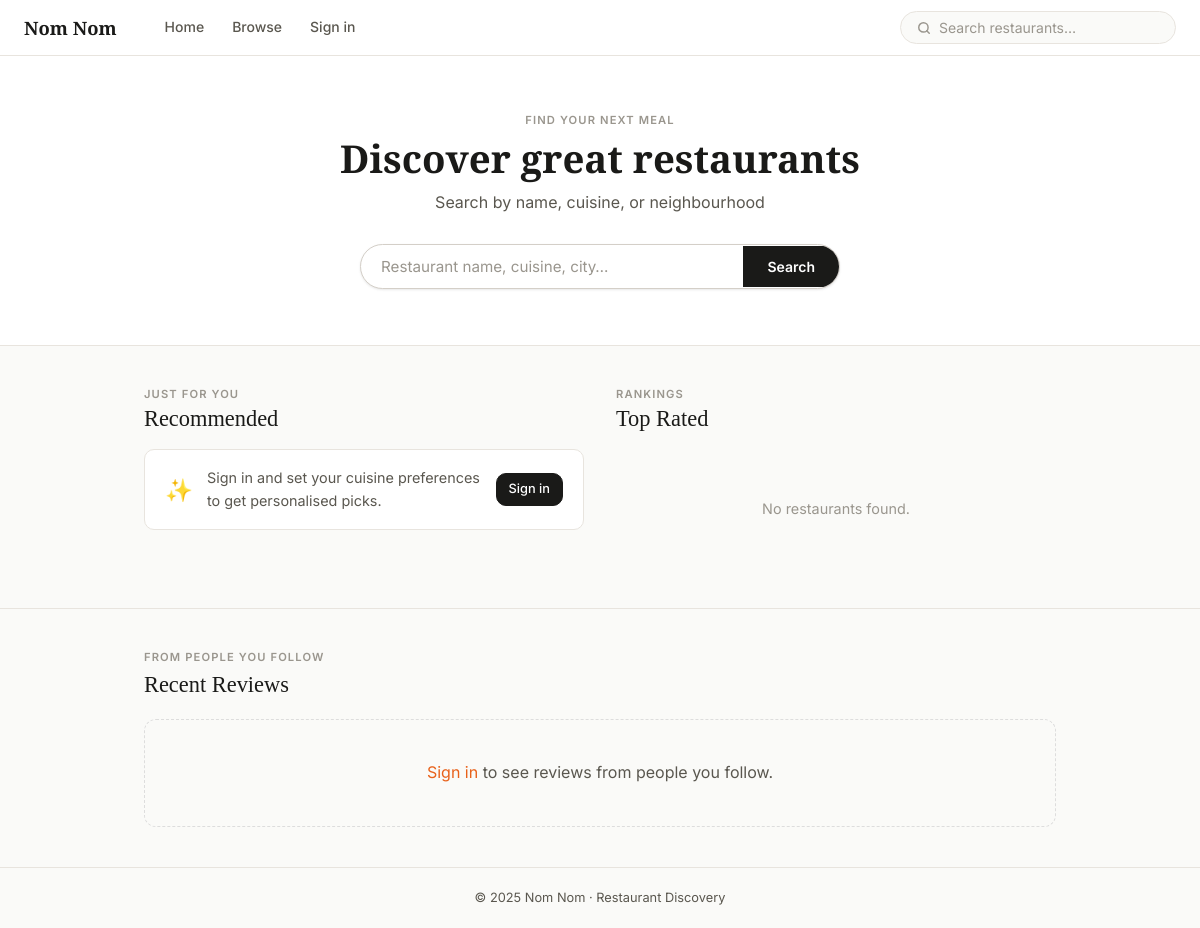
Before: / with the older database file.
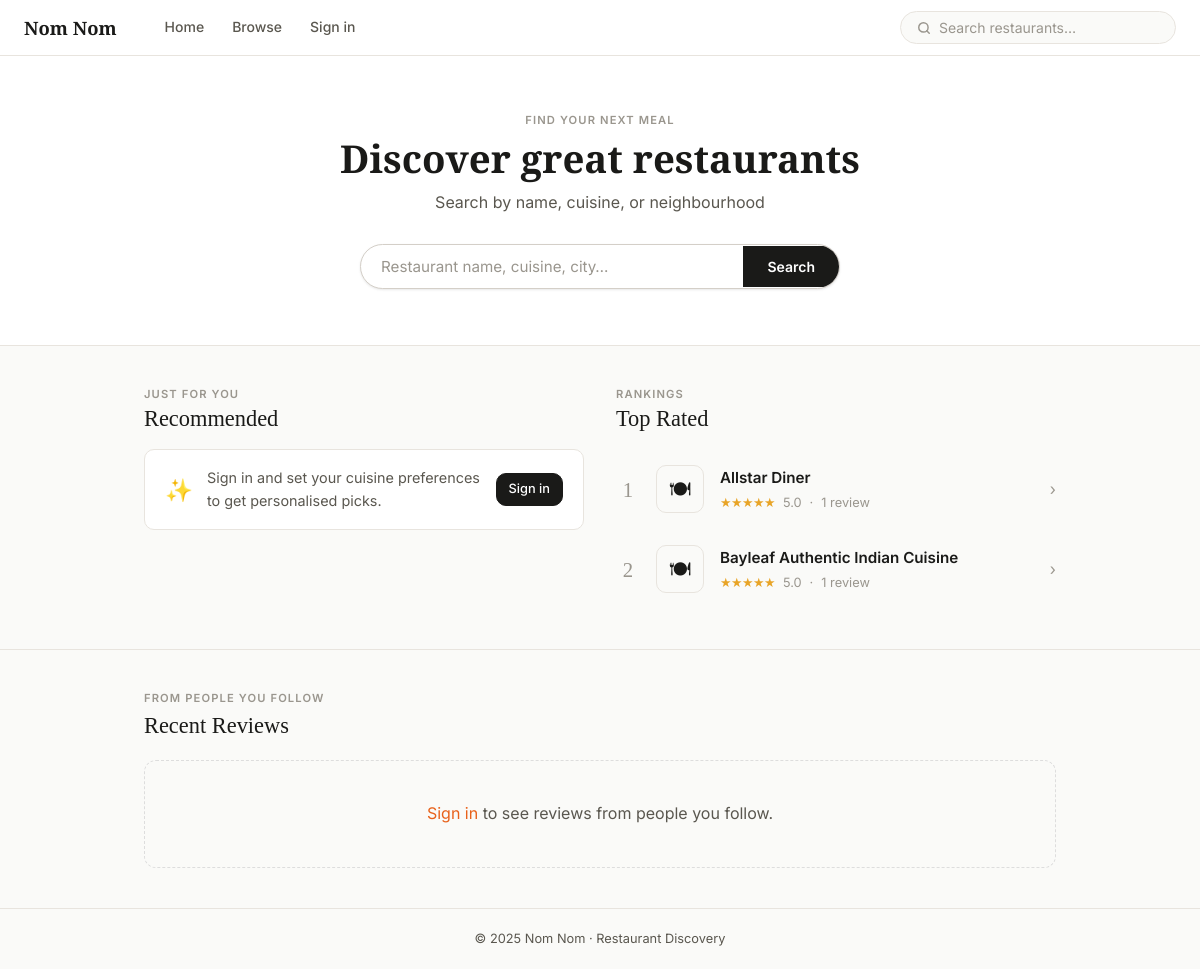
After: the same page with the newer database file.
### tables this page shows
CREATE TABLE restaurants (
    restaurant_id INTEGER PRIMARY KEY AUTOINCREMENT,
    name TEXT NOT NULL,
    category_id INTEGER,
    price_range TEXT,
    full_address TEXT,
    city TEXT,
    state TEXT,
    latitude REAL,
    longitude REAL,
    avg_rating REAL DEFAULT 0.00,
    total_reviews INTEGER DEFAULT 0,
    FOREIGN KEY (category_id) REFERENCES categories(category_id)
);

### web/app.py (the view, shortened to what this page needs)
@app.route("/")
def home():
    top_restaurants  = db.get_top_rated_restaurants(limit=5, min_reviews=1)
    categories       = db.get_category_summary()
    personalised     = []
    user_prefs       = {}
    following_feed   = []
    return render_template(
        "home.html",
        top_restaurants=top_restaurants,
        categories=categories,
        personalised=personalised,
        user_prefs=user_prefs,
        following_feed=following_feed,
    )

### sqlQueries.py (called while the page is built)
def get_connection() -> sqlite3.Connection:
    conn = sqlite3.connect(DB_PATH)
    conn.row_factory = sqlite3.Row
    conn.execute("PRAGMA journal_mode = WAL")
    conn.execute("PRAGMA foreign_keys = ON")
    return conn

def get_top_rated_restaurants(limit: int = 5, min_reviews: int = 1) -> list[dict]:
    with get_connection() as conn:
        rows = conn.execute("""
            SELECT r.restaurant_id, r.name, r.avg_rating, r.total_reviews,
                   c.name AS category
            FROM restaurants r
            LEFT JOIN categories c ON c.category_id = r.category_id
            WHERE r.total_reviews >= ?
            ORDER BY r.avg_rating DESC, r.total_reviews DESC
            LIMIT ?
        """, (min_reviews, limit)).fetchall()
    return [dict(r) for r in rows]

def get_category_summary() -> list[dict]:
    with get_connection() as conn:
        rows = conn.execute("""
            SELECT c.category_id, c.name AS category, COUNT(r.restaurant_id) AS restaurant_count
            FROM categories c
            LEFT JOIN restaurants r ON r.category_id = c.category_id
            GROUP BY c.category_id
            ORDER BY restaurant_count DESC
        """).fetchall()
    return [dict(r) for r in rows]

### web/app.py (called while the page is built)
def current_user():
    return session.get("user")

@app.context_processor
def inject_user():
    return {"user": current_user()}

### web/templates/home.html (shortened to what this page needs)
{% extends "base.html" %}
{% block content %}
<section class="hero">
  <p class="eyebrow">Find your next meal</p>
  <h1 class="hero__title">Discover great restaurants</h1>
  <p class="hero__sub">Search by name, cuisine, or neighbourhood</p>
  <form class="hero__search" action="{{ url_for('browse') }}" method="GET">
    <input type="text" name="q" placeholder="Restaurant name, cuisine, city…">
    <button type="submit">Search</button>
  </form>
</section>
<section class="section">
  <div class="container">
    <div class="home-columns">
      <div>
        {% if user and personalised %}
          <div class="col-header-row">
            <div class="col-header">
              <p class="eyebrow">Just for you</p>
              <h2>Recommended</h2>
            </div>
            <a href="{{ url_for('profile') }}#preferences" class="chip chip--outline">Edit preferences</a>
          </div>
          <ul class="restaurant-list">
            {% for r in personalised %}
              <li>
                <a href="{{ url_for('restaurant', rid=r.restaurant_id) }}" class="restaurant-card">
                  <div class="restaurant-card__icon">🍽</div>
                  <div class="restaurant-card__body">
                    <div class="restaurant-card__name">{{ r.name }}</div>
                    <div class="restaurant-card__meta">
                      <span class="restaurant-card__stars">
                        {% for i in range(r.avg_rating | round | int) %}★{% endfor %}
                      </span>
                      <span>{{ "%.1f"|format(r.avg_rating) if r.avg_rating else '—' }}</span>
                      <span>·</span>
                      <span>{{ r.category }}</span>
                    </div>
                  </div>
                  <span class="restaurant-card__arrow">›</span>
                </a>
              </li>
            {% endfor %}
          </ul>
        {% else %}
          <div class="col-header">
            <p class="eyebrow">Just for you</p>
            <h2>Recommended</h2>
          </div>
          <div class="personalised-prompt">
            <span>✨</span>
            <p>Sign in and set your cuisine preferences to get personalised picks.</p>
            <a href="{{ url_for('auth') }}" class="btn btn--primary btn--sm">Sign in</a>
          </div>
        {% endif %}
      </div>
      <div>
        <div class="col-header">
          <p class="eyebrow">Rankings</p>
          <h2>Top Rated</h2>
        </div>
        {% if top_restaurants %}
          <ul class="restaurant-list">
            {% for r in top_restaurants %}
              <li>
                <a href="{{ url_for('restaurant', rid=r.restaurant_id) }}" class="restaurant-card">
                  <span class="restaurant-card__rank">{{ loop.index }}</span>
                  <div class="restaurant-card__icon">🍽</div>
                  <div class="restaurant-card__body">
                    <div class="restaurant-card__name">{{ r.name }}</div>
                    <div class="restaurant-card__meta">
                      <span class="restaurant-card__stars">
                        {% for i in range(r.avg_rating | round | int) %}★{% endfor %}
                      </span>
                      <span>{{ "%.1f"|format(r.avg_rating) }}</span>
                      <span>·</span>
                      <span>{{ r.total_reviews }} review{% if r.total_reviews != 1 %}s{% endif %}</span>
                    </div>
                  </div>
                  <span class="restaurant-card__arrow">›</span>
                </a>
              </li>
            {% endfor %}
          </ul>
        {% else %}
          <div class="empty-state">No restaurants found.</div>
        {% endif %}
      </div>
    </div>
  </div>
</section>
<section class="section">
  <div class="container">
    <div class="section-header">
      <div>
        <p class="eyebrow">From people you follow</p>
        <h2>Recent Reviews</h2>
      </div>
    </div>
    {% if not user %}
      <div class="feed-empty">
        <p><a href="{{ url_for('auth') }}">Sign in</a> to see reviews from people you follow.</p>
      </div>
    {% else %}
      <div class="feed-empty">
        <p>Nothing here yet. <a href="{{ url_for('browse') }}">Browse restaurants</a> and find people to follow.</p>
      </div>
    {% endif %}
  </div>
</section>
{% endblock %}

### web/templates/base.html (shortened to what this page needs)
<!DOCTYPE html>
<html lang="en">
<head>
  <link rel="stylesheet" href="{{ url_for('static', filename='styles.css') }}">
</head>
<body>
<nav class="navbar">
  <a href="{{ url_for('home') }}" class="navbar__brand">Nom Nom</a>
  <div class="nav_links">
    <a href="{{ url_for('home') }}">Home</a>
    <a href="{{ url_for('browse') }}">Browse</a>
    {% if user %}
      <a href="{{ url_for('profile') }}">Profile</a>
      <a href="{{ url_for('logout') }}">Log out</a>
    {% else %}
      <a href="{{ url_for('auth') }}">Sign in</a>
    {% endif %}
  </div>
  <form class="navbar__search" action="{{ url_for('browse') }}" method="GET">
    <svg width="14" height="14" viewBox="0 0 24 24" fill="none" stroke="currentColor" stroke-width="2.5" stroke-linecap="round" stroke-linejoin="round" aria-hidden="true"><circle cx="11" cy="11" r="8"/><line x1="21" y1="21" x2="16.65" y2="16.65"/></svg>
    <input type="text" name="q" placeholder="Search restaurants…">
  </form>
</nav>
{% block content %}{% endblock %}
<footer>
  <p>&copy; {{ 2025 }} Nom Nom · Restaurant Discovery</p>
</footer>
</body>
</html>

### web/templates/home.html (style rules this page uses)
.home-columns { display: grid; grid-template-columns: 1fr 1fr; gap: 32px; align-items: start; }
.feed-empty { text-align: center; padding: 40px 20px; color: var(--text-muted, #888); border: 1px dashed var(--border, #ddd); border-radius: 12px; }
.feed-empty a { color: var(--accent, #e8611a); }
.col-header { margin-bottom: 16px; }
.col-header .eyebrow { margin-bottom: 2px; }
.col-header h2 { margin: 0; }

Changed rows visible on the page:
added restaurants: name "Allstar Diner", avg_rating "5.0", total_reviews "1"
added restaurants: name "Bayleaf Authentic Indian Cuisine", avg_rating "5.0", total_reviews "1"
Other visible differences:
text no longer shown: "No restaurants found."
